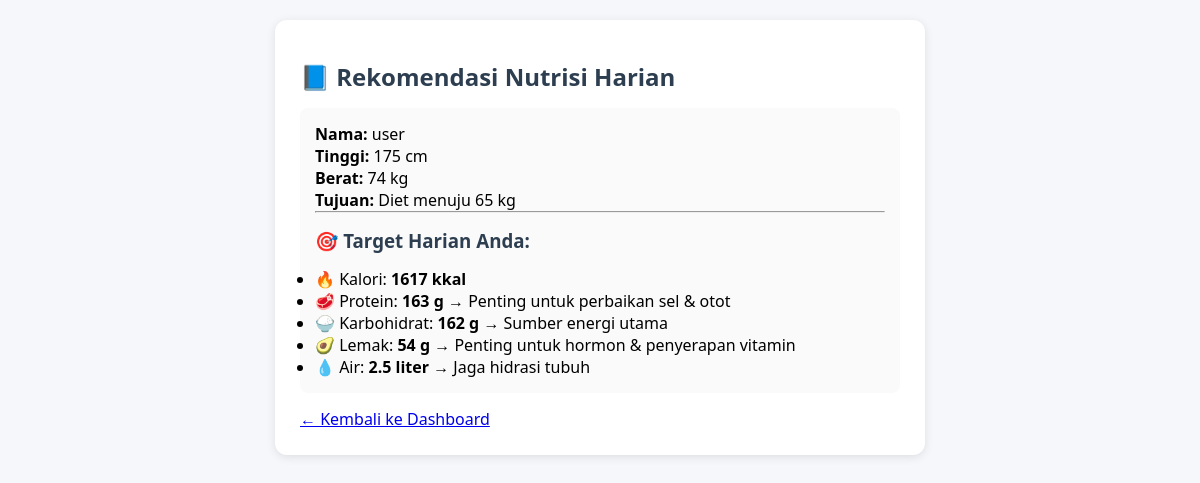
Page /rekomendasi.php (signed in) on the committed database.
### tables this page shows
CREATE TABLE `users` (
  `id` int NOT NULL,
  `username` varchar(50) NOT NULL,
  `email` varchar(100) NOT NULL,
  `password` varchar(255) NOT NULL,
  `security_question_1` varchar(255) DEFAULT NULL,
  `security_answer_1` varchar(255) DEFAULT NULL,
  `security_question_2` varchar(255) DEFAULT NULL,
  `security_answer_2` varchar(255) DEFAULT NULL,
  `reset_token` varchar(100) DEFAULT NULL,
  `reset_token_expiry` datetime DEFAULT NULL,
  `nama_lengkap` varchar(100) NOT NULL,
  `usia` int NOT NULL,
  `gender` enum('L','P') NOT NULL COMMENT 'L = Laki-laki, P = Perempuan',
  `tinggi` int NOT NULL COMMENT 'dalam cm',
  `berat` int NOT NULL COMMENT 'dalam kg',
  `aktivitas` enum('rendah','sedang','tinggi') NOT NULL,
  `tujuan` enum('kesehatan','diet','otot') NOT NULL DEFAULT 'kesehatan',
  `berat_target` int DEFAULT NULL COMMENT 'hanya diisi jika tujuan bukan kesehatan',
  `created_at` timestamp NULL DEFAULT CURRENT_TIMESTAMP
);

### includes/functions.php (called while the page is built, shortened)
<?php
function hitungTDEE($berat, $tinggi, $usia, $gender, $aktivitas, $tujuan) {
    $bmr = ($gender === 'L')
        ? (10 * $berat + 6.25 * $tinggi - 5 * $usia + 5)
        : (10 * $berat + 6.25 * $tinggi - 5 * $usia - 161);
    switch($aktivitas) {
        case 'rendah':
            $faktor = 1.2;
            break;
    }
    $tdee = $bmr * $faktor;
    if ($tujuan === 'diet') $tdee -= 500;
    elseif ($tujuan === 'otot') $tdee += 300;
    return max(1200, round($tdee));
}
function rekomendasiNutrisi($tdee, $tujuan, $berat) {
    if ($tujuan === 'diet') {
        return [
            'kalori' => $tdee,
            'protein' => round(2.2 * $berat),
            'karbohidrat' => round(($tdee * 0.4) / 4),
            'lemak' => round(($tdee * 0.3) / 9),
            'air' => 2.5
        ];
    }
}
?>

### rekomendasi.php (the view, shortened to what this page needs)
<?php
require 'config.php';
require 'includes/functions.php';
$user_id = $_SESSION['user_id'];
$stmt = $pdo->prepare("SELECT * FROM users WHERE id = ?");
$stmt->execute([$user_id]);
$user = $stmt->fetch();
$tdee = hitungTDEE($user['berat'], $user['tinggi'], $user['usia'], $user['gender'], $user['aktivitas'], $user['tujuan'], $user['berat_target']);
$rekom = rekomendasiNutrisi($tdee, $user['tujuan'], $user['berat']);
?>
<!DOCTYPE html>
<html>
<head>
    <link rel="stylesheet" href="style.css">
</head>
<body>
    <div class="container">
        <h2>📘 Rekomendasi Nutrisi Harian</h2>
        <div class="card">
            <p><strong>Nama:</strong> <?= htmlspecialchars($user['nama_lengkap']) ?></p>
            <p><strong>Tinggi:</strong> <?= $user['tinggi'] ?> cm</p>
            <p><strong>Berat:</strong> <?= $user['berat'] ?> kg</p>
            <p><strong>Tujuan:</strong>
                <?php
                echo match($user['tujuan']) {
                    'kesehatan' => 'Jaga Kesehatan',
                    'diet' => 'Diet menuju ' . $user['berat_target'] . ' kg',
                    'otot' => 'Pembentukan Otot',
                    default => 'Tidak diketahui'
                };
                ?>
            </p>
            <hr>
            <h3>🎯 Target Harian Anda:</h3>
            <ul>
                <li>🔥 Kalori: <strong><?= $rekom['kalori'] ?> kkal</strong></li>
                <li>🥩 Protein: <strong><?= $rekom['protein'] ?> g</strong> → Penting untuk perbaikan sel & otot</li>
                <li>🍚 Karbohidrat: <strong><?= $rekom['karbohidrat'] ?> g</strong> → Sumber energi utama</li>
                <li>🥑 Lemak: <strong><?= $rekom['lemak'] ?> g</strong> → Penting untuk hormon & penyerapan vitamin</li>
                <li>💧 Air: <strong><?= $rekom['air'] ?> liter</strong> → Jaga hidrasi tubuh</li>
            </ul>
        </div>
        <p><a href="dashboard.php">← Kembali ke Dashboard</a></p>
    </div>
</body>
</html>

### style.css (style rules this page uses)
* { margin:0; padding:0; box-sizing:border-box; }
body { font-family: 'Segoe UI', sans-serif; background: #f5f7fa; padding: 20px; }
.container { max-width: 650px; margin: 0 auto; background: white; padding: 25px; border-radius: 12px; box-shadow: 0 2px 10px rgba(0,0,0,0.1); }
h2, h3 { margin: 15px 0; color: #2c3e50; }
.card { background: #fafafa; padding: 15px; border-radius: 8px; margin: 15px 0; }

### rows in the picture
users: nama_lengkap "user", tinggi "175", berat "74", tujuan+berat_target "Diet menuju 65 kg"

### other values in the picture
$rekom['kalori'] "1617"
$rekom['protein'] "163"
$rekom['karbohidrat'] "162"
$rekom['lemak'] "54"
$rekom['air'] "2.5"
